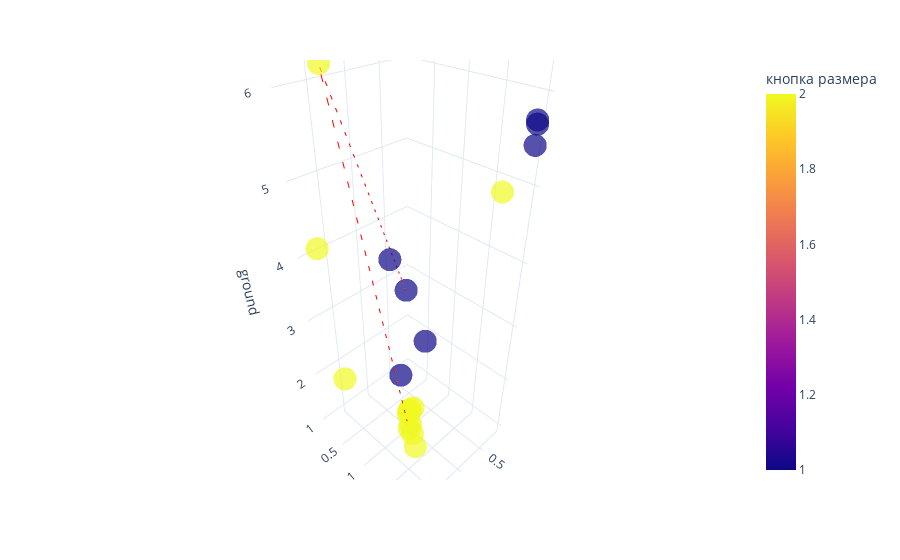

The cell this chart's notebook holds for it:
### Code cell
fig = px.scatter_3d(steps_df, x='coffee', y='size', z='ground', color='кнопка размера', opacity=0.7)
# this is best path, plot it as a  directional line in 3d
best_option = steps_df.iloc[prob.ibest_seq].drop_duplicates()
# Create the line plot
gradient = best_option.index

line_plot = px.line_3d(best_option, x='coffee', y='size', z='ground')
line_plot['data'][0]['line']['color'] = '#FF0000'
line_plot['data'][0]['line']['dash'] = 'dash'
fig.add_trace(line_plot.data[0])
fig.update_layout(title='')

fig.update_layout(template='plotly_white')

go.Figure(fig).show()

### Figure 1 — Plotly figure (JSON) as saved in the notebook; plotly's stock layout.template omitted (floating-point values rounded to 4 significant figures)
{"data": [{"hovertemplate": "coffee=%{x}<br>size=%{y}<br>ground=%{z}<br>кнопка размера=%{marker.color}<extra></extra>", "legendgroup": "", "marker": {"color": [1, 1, 2, 2, 2, 1, 2, 1, 1, 2, 2, 2, 1, 2, 2, 2, 2, 2, 1, 2, 1], "coloraxis": "coloraxis", "opacity": 0.7, "symbol": "circle"}, "mode": "markers", "name": "", "scene": "scene", "showlegend": false, "type": "scatter3d", "x": [0.4639, 0.7011, 1.857, 1.67, 1.564, 0.8555, 1.266, 1.15, 0.1688, 0.3043, 1.264, 1.258, 1.2, 1.225, 1.214, 1.165, 1.211, 1.175, 0.1845, 1.186, 0.1234], "y": [0.4042, 1.023, 0.7836, 0.09786, 0.2285, 1.514, 1.272, 0.8352, 1.976, 1.755, 1.333, 1.388, 1.044, 1.21, 1.227, 1.245, 1.211, 1.204, 2.0, 1.21, 1.955], "z": [2.924, 2.489, 6.338, 4.052, 1.781, 6.727, 1.324, 3.994, 5.729, 4.916, 1.261, 1.004, 2.201, 1.554, 1.612, 1.665, 1.612, 1.283, 5.479, 1.62, 5.671]}, {"hovertemplate": "coffee=%{x}<br>size=%{y}<br>ground=%{z}<extra></extra>", "legendgroup": "", "line": {"color": "#FF0000", "dash": "dash"}, "marker": {"symbol": "circle"}, "mode": "lines", "name": "", "scene": "scene", "showlegend": false, "type": "scatter3d", "x": [0.4639, 1.857, 1.266], "y": [0.4042, 0.7836, 1.272], "z": [2.924, 6.338, 1.324]}], "layout": {"coloraxis": {"colorbar": {"title": {"text": "кнопка размера"}}, "colorscale": [[0.0, "#0d0887"], [0.1111, "#46039f"], [0.2222, "#7201a8"], [0.3333, "#9c179e"], [0.4444, "#bd3786"], [0.5556, "#d8576b"], [0.6667, "#ed7953"], [0.7778, "#fb9f3a"], [0.8889, "#fdca26"], [1.0, "#f0f921"]]}, "legend": {"tracegroupgap": 0}, "margin": {"t": 60}, "scene": {"domain": {"x": [0.0, 1.0], "y": [0.0, 1.0]}, "xaxis": {"title": {"text": "coffee"}}, "yaxis": {"title": {"text": "size"}}, "zaxis": {"title": {"text": "ground"}}}, "title": {"text": ""}}}
